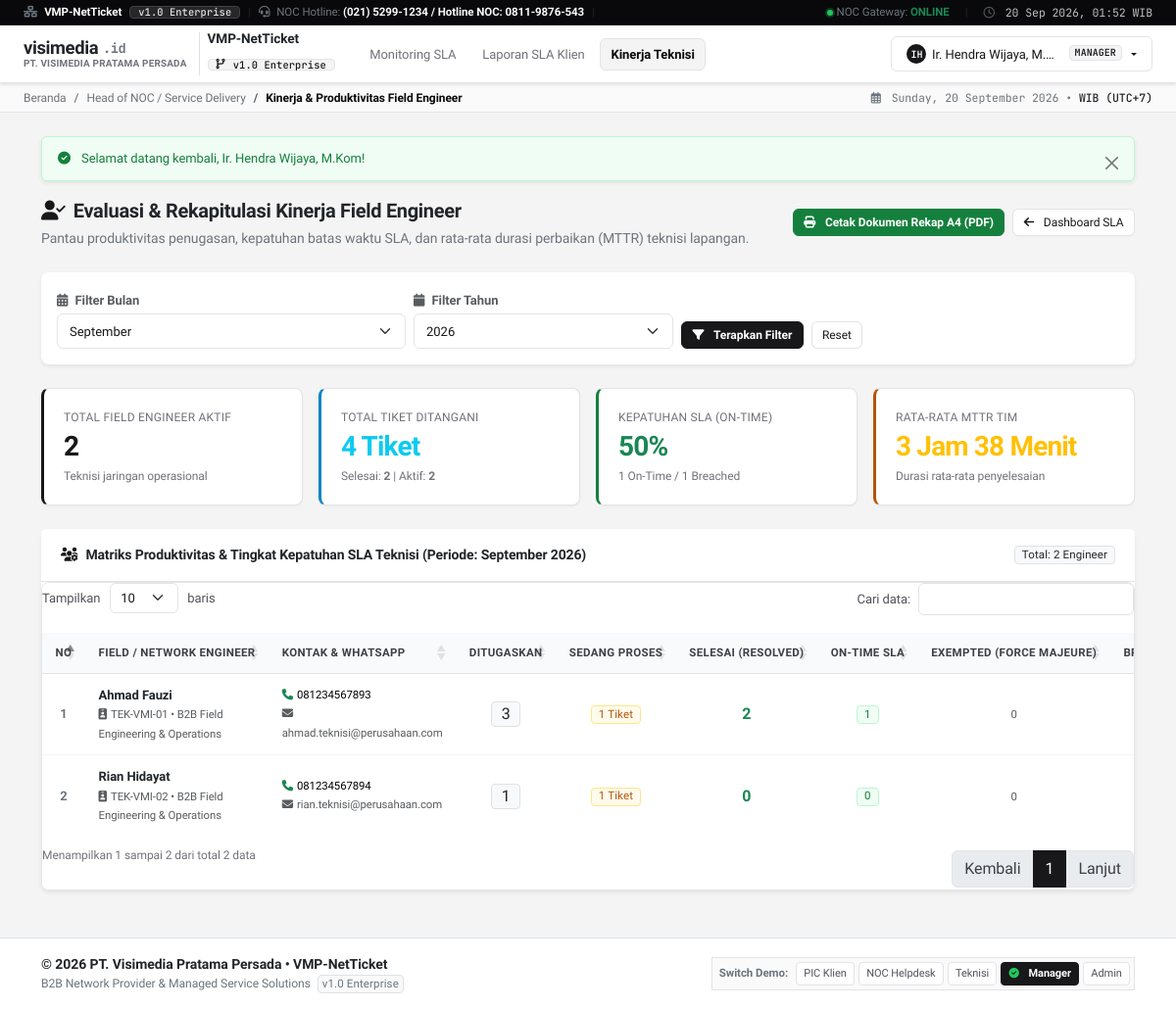
The app's page /manager/kinerja_teknisi.php (signed in) with its own data.
### tables this page shows
CREATE TABLE `settings` (
  `setting_key` VARCHAR(50) PRIMARY KEY,
  `setting_value` TEXT,
  `setting_group` VARCHAR(50) DEFAULT 'general',
  `description` VARCHAR(255) NULL,
  `updated_at` DATETIME DEFAULT CURRENT_TIMESTAMP ON UPDATE CURRENT_TIMESTAMP
);

CREATE TABLE `users` (
  `id` INT AUTO_INCREMENT PRIMARY KEY,
  `nip` VARCHAR(30) NOT NULL UNIQUE COMMENT 'NIK Karyawan / ID PIC Klien',
  `name` VARCHAR(100) NOT NULL,
  `email` VARCHAR(100) NOT NULL UNIQUE,
  `password` VARCHAR(255) NOT NULL,
  `role` ENUM('admin', 'karyawan', 'helpdesk', 'teknisi', 'manager') NOT NULL DEFAULT 'karyawan' COMMENT 'karyawan = PIC Klien Korporat',
  `client_id` INT NULL COMMENT 'ID Perusahaan jika role = karyawan / PIC Klien',
  `department` VARCHAR(100) NOT NULL COMMENT 'Jabatan / Divisi',
  `phone` VARCHAR(20) NULL,
  `created_at` DATETIME DEFAULT CURRENT_TIMESTAMP,
  FOREIGN KEY (`client_id`) REFERENCES `clients`(`id`) ON DELETE SET NULL
);

### manager/kinerja_teknisi.php (the view, shortened to what the rows shown need)
<?php
$pdo = get_db();
$bulan = $_GET['bulan'] ?? date('m');
$tahun = $_GET['tahun'] ?? date('Y');
$sql_tek = "SELECT
    u.id,
    u.name,
    u.nip,
    u.department,
    u.phone,
    u.email,
    COUNT(t.id) AS total_assigned,
    SUM(CASE WHEN t.status IN ('resolved', 'closed') THEN 1 ELSE 0 END) AS total_done,
    SUM(CASE WHEN t.status IN ('open', 'assigned', 'in_progress') THEN 1 ELSE 0 END) AS total_active,
    SUM(CASE WHEN t.sla_status = 'within_sla' THEN 1 ELSE 0 END) AS on_time_sla,
    SUM(CASE WHEN t.sla_status = 'exempted' THEN 1 ELSE 0 END) AS exempted_sla,
    SUM(CASE WHEN t.sla_status = 'breached' THEN 1 ELSE 0 END) AS breached_sla,
    AVG(CASE WHEN t.status IN ('resolved', 'closed') THEN t.resolution_time_minutes ELSE NULL END) AS avg_minutes
FROM users u
LEFT JOIN tickets t ON u.id = t.technician_id ";
$params = [];
if (!empty($bulan) && $bulan !== 'all') {
    $sql_tek .= " AND MONTH(t.created_at) = ? ";
    $params[] = $bulan;
}
if (!empty($tahun)) {
    $sql_tek .= " AND YEAR(t.created_at) = ? ";
    $params[] = $tahun;
}
$sql_tek .= " WHERE u.role = 'teknisi'
GROUP BY u.id, u.name, u.nip, u.department, u.phone, u.email
ORDER BY total_done DESC, on_time_sla DESC";
$stmt = $pdo->prepare($sql_tek);
$stmt->execute($params);
$tek_performance = $stmt->fetchAll();
$page_title = 'Kinerja & Produktivitas Field Engineer';
require_once __DIR__ . '/../includes/header.php';
?>
<div class="card shadow-sm border-0 mb-4">
    <div class="card-body p-0">
        <div class="table-responsive">
            <table class="table table-b2b table-hover align-middle datatable w-100">
                <thead>
                    <tr>
                        <th style="width: 50px;">No</th>
                        <th>Field / Network Engineer</th>
                        <th>Kontak & WhatsApp</th>
                        <th class="text-center">Ditugaskan</th>
                        <th class="text-center">Sedang Proses</th>
                        <th class="text-center">Selesai (Resolved)</th>
                        <th class="text-center">On-Time SLA</th>
                        <th class="text-center">Exempted (Force Majeure)</th>
                        <th class="text-center">Breached (Late)</th>
                    </tr>
                </thead>
                <tbody>
                    <?php
                    $no = 1;
                    foreach ($tek_performance as $tek):
                    ?>
                        <tr>
                            <td class="text-center fw-semibold text-secondary"><?= $no++ ?></td>
                            <td>
                                <div class="fw-bold text-dark"><?= htmlspecialchars($tek['name']) ?></div>
                                <small class="text-muted"><i class="fas fa-id-badge me-1"></i><?= htmlspecialchars($tek['nip']) ?> &bull; <?= htmlspecialchars($tek['department']) ?></small>
                            </td>
                            <td>
                                <div class="small"><i class="fas fa-phone text-success me-1"></i><?= htmlspecialchars($tek['phone'] ?? '-') ?></div>
                                <small class="text-muted"><i class="fas fa-envelope me-1"></i><?= htmlspecialchars($tek['email']) ?></small>
                            </td>
                            <td class="text-center">
                                <span class="badge bg-light text-dark border fs-6"><?= $tek['total_assigned'] ?></span>
                            </td>
                            <td class="text-center">
                                <?php if ($tek['total_active'] > 0): ?>
                                    <span class="badge bg-warning text-dark"><?= $tek['total_active'] ?> Tiket</span>
                                <?php else: ?>
                                    <span class="text-muted small">-</span>
                                <?php endif; ?>
                            </td>
                            <td class="text-center">
                                <span class="fw-bold text-success fs-6"><?= $tek['total_done'] ?></span>
                            </td>
                            <td class="text-center">
                                <span class="badge bg-success-subtle text-success border border-success-subtle"><?= $tek['on_time_sla'] ?></span>
                            </td>
                            <td class="text-center">
                                <?php if ($tek['exempted_sla'] > 0): ?>
                                    <span class="badge text-purple" style="background:#f5f3ff; color:#7c3aed; border: 1px solid #ddd6fe;"><?= $tek['exempted_sla'] ?></span>
                                <?php else: ?>
                                    <span class="text-muted small">0</span>
                                <?php endif; ?>
                            </td>
                            <td class="text-center">
                            </td>
                        </tr>
                    <?php endforeach; ?>
                </tbody>
            </table>
        </div>
    </div>
</div>
<?php require_once __DIR__ . '/../includes/footer.php'; ?>

### includes/header.php (shortened to what the rows shown need)
<?php
require_once __DIR__ . '/../config/database.php';
$current_user = current_user();
$current_role = $current_user['role'] ?? 'guest';
$page_title   = $page_title ?? 'Sistem Network Trouble Ticketing & SLA Tracking';
$app_name        = get_setting('app_name', 'VMP-NetTicket');
$system_version  = get_setting('system_version', 'v1.0 Enterprise');
$company_name    = get_setting('company_name', 'PT. Visimedia Pratama Persada');
$company_phone   = get_setting('company_phone', '(021) 5854-601 / Hotline NOC: 0812-8340-0422');
$role_names = [
    'admin'    => 'Administrator Master',
    'karyawan' => 'PIC Klien Korporat',
    'helpdesk' => 'NOC Helpdesk Dispatcher',
    'teknisi'  => 'Field / Network Engineer',
    'manager'  => 'Head of NOC / Service Delivery'
];
$user_initials = 'VP';
if ($current_user && !empty($current_user['name'])) {
    $words = explode(' ', trim($current_user['name']));
    if (count($words) >= 2) {
        $user_initials = strtoupper(substr($words[0], 0, 1) . substr($words[1], 0, 1));
    } else {
        $user_initials = strtoupper(substr($words[0], 0, 2));
    }
}
?>
<!DOCTYPE html>
<html lang="id">
<head>
    <link href="https://cdn.jsdelivr.net/npm/bootstrap@5.3.3/dist/css/bootstrap.min.css" rel="stylesheet">
    <link rel="stylesheet" href="https://cdnjs.cloudflare.com/ajax/libs/font-awesome/6.5.1/css/all.min.css">
    <link rel="stylesheet" href="https://cdn.datatables.net/1.13.7/css/dataTables.bootstrap5.min.css">
    <link rel="stylesheet" href="<?= base_url('assets/css/style.css?v=' . time()) ?>">
</head>
<body>
<?php if ($current_user): ?>
<header class="isp-header sticky-top no-print">
    <div class="top-utility-bar py-1">
        <div class="container-fluid px-3 px-xl-4 d-flex align-items-center justify-content-between">
            <div class="d-flex align-items-center gap-2 text-white-50 small" style="font-size: 0.72rem;">
                <span class="text-white fw-semibold"><i class="fas fa-network-wired text-secondary me-1"></i> <?= htmlspecialchars($app_name) ?></span>
                <span class="badge border rounded-md px-2 py-0 d-none d-sm-inline-block font-monospace" style="background:#27272a; border-color:#3f3f46 !important; color:#e4e4e7; font-size:0.65rem;"><?= htmlspecialchars($system_version) ?></span>
                <span class="opacity-25 text-secondary">|</span>
                <span class="d-none d-md-inline text-secondary"><i class="fas fa-headset text-secondary me-1"></i> NOC Hotline: <strong class="text-light"><?= htmlspecialchars($company_phone) ?></strong></span>
                <span class="opacity-25 text-secondary d-none d-md-inline">|</span>
            </div>
            <div class="d-flex align-items-center gap-3 text-secondary small" style="font-size: 0.72rem;">
                <div class="d-none d-sm-flex align-items-center">
                    <span class="status-dot me-1"></span>
                    <span>NOC Gateway: <strong class="text-success fw-semibold">ONLINE</strong></span>
                </div>
                <span class="opacity-25 text-secondary d-none d-sm-inline">|</span>
                <div class="d-none d-md-inline font-monospace text-light opacity-75">
                    <i class="far fa-clock me-1 text-secondary"></i> <?= date('d M Y, H:i') ?> WIB
                </div>
            </div>
        </div>
    </div>
    <nav class="navbar navbar-expand-xl navbar-light bg-white border-bottom shadow-sm">
        <div class="container-fluid px-3 px-xl-4">
            <a class="navbar-brand d-flex align-items-center me-4 py-0 flex-shrink-0" href="<?= base_url('index.php') ?>">
                <div class="brand-logo-isp me-2">
                    <div class="logo-main">
                        <span class="fw-bold text-dark">visi<span class="text-dark">media</span></span><span class="text-secondary font-monospace" style="font-size:0.85rem;">.id</span>
                    </div>
                    <span class="logo-corp-sub"><?= htmlspecialchars($company_name) ?></span>
                </div>
                <div class="border-start ps-2 ms-1 d-none d-lg-block">
                    <div class="fw-semibold text-dark lh-1" style="font-size: 0.85rem;"><?= htmlspecialchars($app_name) ?></div>
                    <span class="badge rounded-md px-2 py-0 mt-1 font-monospace" style="background:#f4f4f5; color:#18181b; border:1px solid #e4e4e7; font-size: 0.65rem; font-weight: 500;">
                        <i class="fas fa-code-branch me-1"></i><?= htmlspecialchars($system_version) ?>
                    </span>
                </div>
            </a>
            <div class="collapse navbar-collapse" id="navbarIspMain">
                <ul class="navbar-nav me-auto mb-2 mb-xl-0 align-items-center">
                    <?php if ($current_role === 'admin'): ?>
                        <li class="nav-item">
                            <a class="nav-link <?= strpos($_SERVER['PHP_SELF'], 'dashboard.php') !== false ? 'active' : '' ?>" href="<?= base_url('admin/dashboard.php') ?>">Dashboard</a>
                        </li>
                        <li class="nav-item">
                            <a class="nav-link <?= strpos($_SERVER['PHP_SELF'], 'kelola_klien.php') !== false ? 'active' : '' ?>" href="<?= base_url('admin/kelola_klien.php') ?>">Klien B2B</a>
                        </li>
                        <li class="nav-item">
                            <a class="nav-link <?= strpos($_SERVER['PHP_SELF'], 'kelola_user.php') !== false ? 'active' : '' ?>" href="<?= base_url('admin/kelola_user.php') ?>">Pengguna</a>
                        </li>
                        <li class="nav-item dropdown">
                            <a class="nav-link dropdown-toggle <?= (strpos($_SERVER['PHP_SELF'], 'kelola_kategori.php') !== false || strpos($_SERVER['PHP_SELF'], 'kelola_prioritas.php') !== false) ? 'active' : '' ?>" href="#" role="button" data-bs-toggle="dropdown" aria-expanded="false">
                                Master Data
                            </a>
                            <ul class="dropdown-menu shadow-sm">
                                <li><a class="dropdown-item" href="<?= base_url('admin/kelola_kategori.php') ?>">Kategori Gangguan Link</a></li>
                                <li><a class="dropdown-item" href="<?= base_url('admin/kelola_prioritas.php') ?>">Parameter Prioritas & Target SLA</a></li>
                            </ul>
                        </li>
                        <li class="nav-item">
                            <a class="nav-link <?= strpos($_SERVER['PHP_SELF'], 'semua_tiket.php') !== false ? 'active' : '' ?>" href="<?= base_url('admin/semua_tiket.php') ?>">Semua Tiket</a>
                        </li>
                        <li class="nav-item">
                            <a class="nav-link <?= strpos($_SERVER['PHP_SELF'], 'pengaturan_website.php') !== false ? 'active' : '' ?>" href="<?= base_url('admin/pengaturan_website.php') ?>">Konfigurasi</a>
                        </li>
                        <li class="nav-item">
                            <a class="nav-link <?= strpos($_SERVER['PHP_SELF'], 'log_aktivitas.php') !== false ? 'active' : '' ?>" href="<?= base_url('admin/log_aktivitas.php') ?>">Audit Log</a>
                        </li>
                    <?php elseif ($current_role === 'manager'): ?>
                        <li class="nav-item">
                            <a class="nav-link <?= strpos($_SERVER['PHP_SELF'], 'dashboard.php') !== false ? 'active' : '' ?>" href="<?= base_url('manager/dashboard.php') ?>">Monitoring SLA</a>
                        </li>
                        <li class="nav-item">
                            <a class="nav-link <?= strpos($_SERVER['PHP_SELF'], 'cetak_laporan.php') !== false ? 'active' : '' ?>" href="<?= base_url('manager/cetak_laporan.php') ?>">Laporan SLA Klien</a>
                        </li>
                        <li class="nav-item">
                            <a class="nav-link <?= (strpos($_SERVER['PHP_SELF'], 'kinerja_teknisi.php') !== false || strpos($_SERVER['PHP_SELF'], 'cetak_kinerja_teknisi.php') !== false) ? 'active' : '' ?>" href="<?= base_url('manager/kinerja_teknisi.php') ?>">Kinerja Teknisi</a>
                        </li>
                    <?php endif; ?>
                </ul>
                <div class="d-flex align-items-center gap-2 mt-3 mt-xl-0 flex-shrink-0">
                    <div class="dropdown">
                        <button class="btn btn-user-account dropdown-toggle shadow-none" type="button" id="userMenuDropdown" data-bs-toggle="dropdown" aria-expanded="false">
                            <span class="avatar-initials-badge"><?= $user_initials ?></span>
                            <span class="d-none d-md-inline text-truncate" style="max-width: 130px;"><?= htmlspecialchars($current_user['name']) ?></span>
                            <span class="badge rounded-md font-monospace text-uppercase ms-1" style="background:#f4f4f5; color:#18181b; border:1px solid #e4e4e7; font-size:0.62rem; font-weight:600; padding:2px 5px;">
                                <?= htmlspecialchars($current_role === 'karyawan' ? 'KLIEN' : ($current_role === 'helpdesk' ? 'NOC' : strtoupper($current_role))) ?>
                            </span>
                        </button>
                    </div>
                </div>
            </div>
        </div>
    </nav>
</header>
<div class="sub-header-bar no-print">
    <div class="container-fluid px-3 px-xl-4 d-flex align-items-center justify-content-between">
        <nav aria-label="breadcrumb">
            <ol class="breadcrumb mb-0 align-items-center">
                <li class="breadcrumb-item"><a href="<?= base_url('index.php') ?>" class="text-decoration-none">Beranda</a></li>
                <li class="breadcrumb-item text-secondary"><?= $role_names[$current_role] ?? ucfirst($current_role) ?></li>
                <li class="breadcrumb-item active" aria-current="page"><?= htmlspecialchars($page_title) ?></li>
            </ol>
        </nav>
        <div class="d-none d-md-block text-secondary small font-monospace" style="font-size: 0.72rem; white-space: nowrap;">
            <i class="far fa-calendar-alt me-1"></i> <?= date('l, d F Y') ?> &bull; <span class="text-dark fw-medium">WIB (UTC+7)</span>
        </div>
    </div>
</div>
<?php endif; ?>
<div class="container-fluid py-4 flex-grow-1">
    <div class="container">

### records on screen
settings: setting_key "v1.0 Enterprise"
users: name "Ahmad Fauzi", nip "TEK-VMI-01", department "B2B Field Engineering & Operations", phone "081234567893", email "ahmad.teknisi@perusahaan.com", total_assigned "3", total_active "1", total_done "2", on_time_sla "1"
users: name "Rian Hidayat", nip "TEK-VMI-02", department "B2B Field Engineering & Operations", phone "081234567894", email "rian.teknisi@perusahaan.com", total_assigned "1", total_active "1", total_done "0", on_time_sla "0"

### other values on screen
$app_name "VMP-NetTicket"
$company_phone "(021) 5299-1234 / Hotline NOC: 0811-9876-543"
$company_name "PT. VISIMEDIA PRATAMA PERSADA"
$user_initials "IH"
$current_user['name'] "Ir. Hendra Wijaya, M.…"
$role_names[$current_role] "Head of NOC / Service Delivery"
$page_title "Kinerja & Produktivitas Field Engineer"
strip_tags($msg['text'], '<strong><b><i><code><span><br><small>') "Selamat datang kembali, Ir. Hendra Wijaya, M.Kom!"
$total_engineers "2"
$grand_assigned "4"
$grand_done "2"
$grand_assigned - $grand_done "2"
$grand_sla_rate "50"
$grand_ontime "1"
$grand_breached "1"
